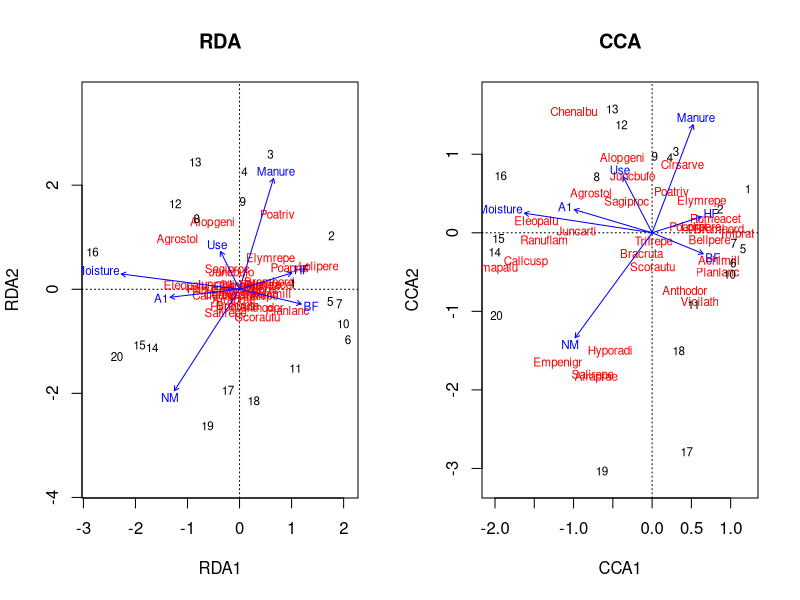
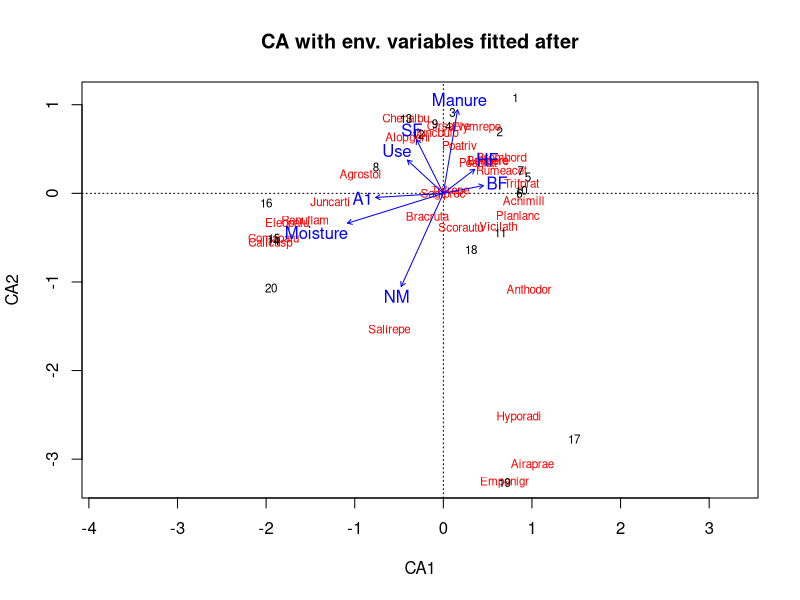
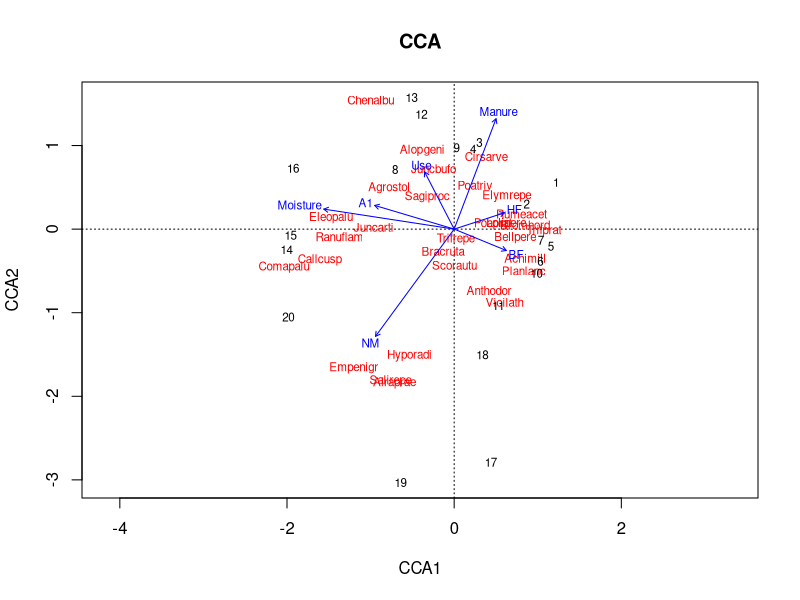
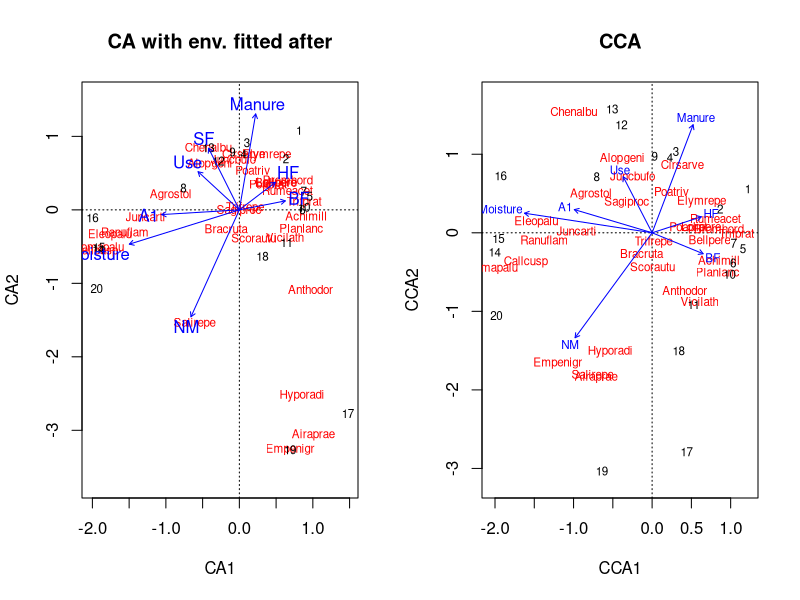
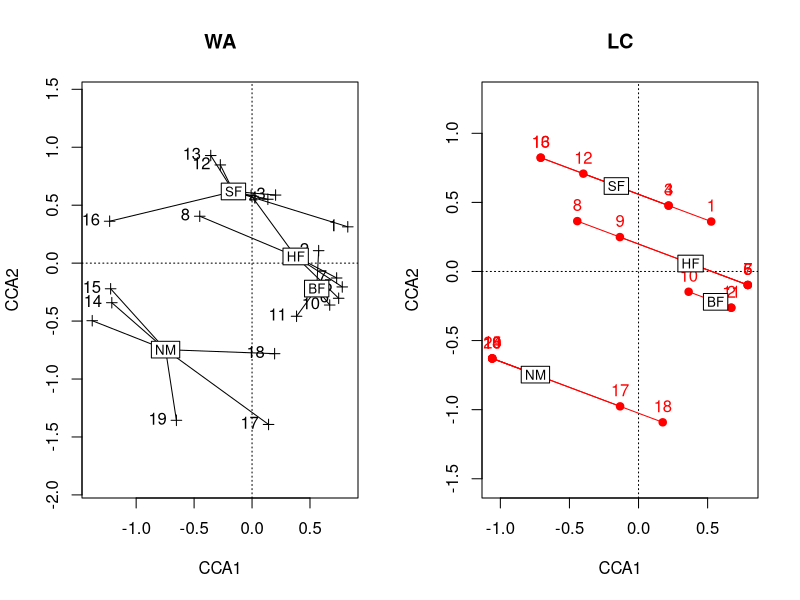
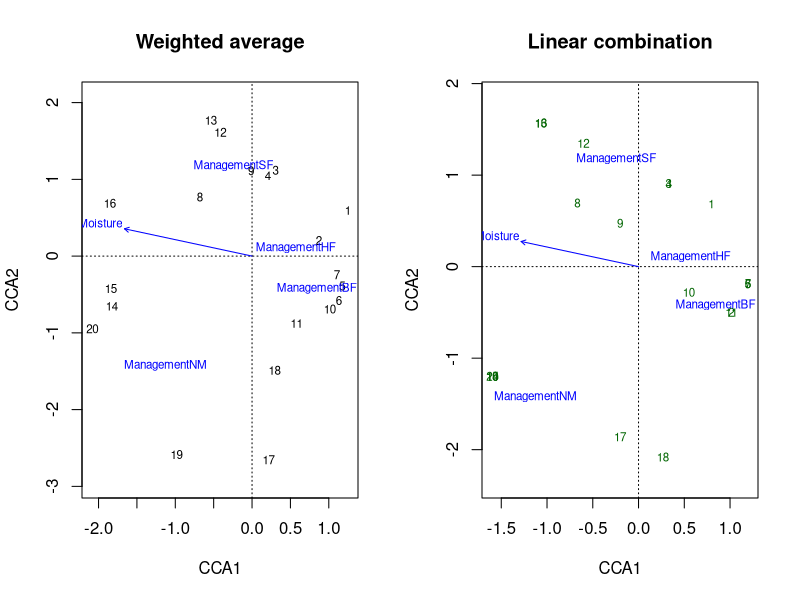
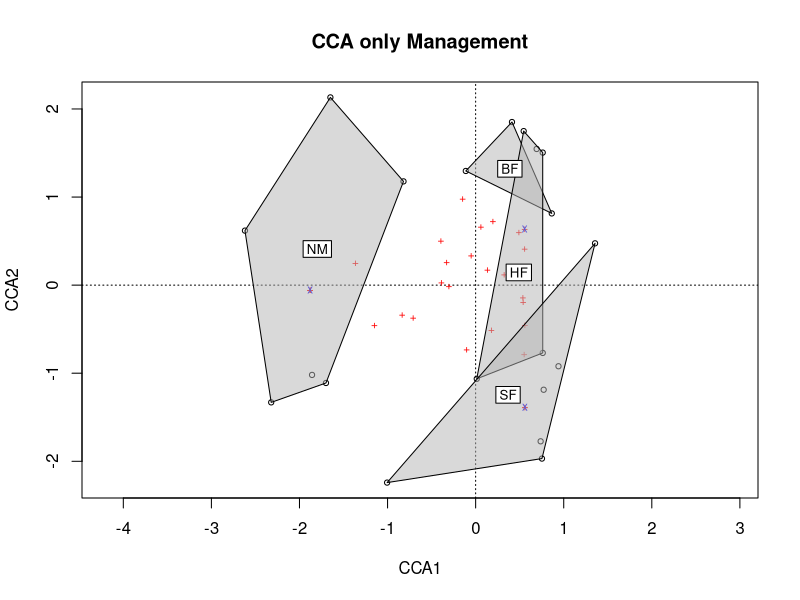
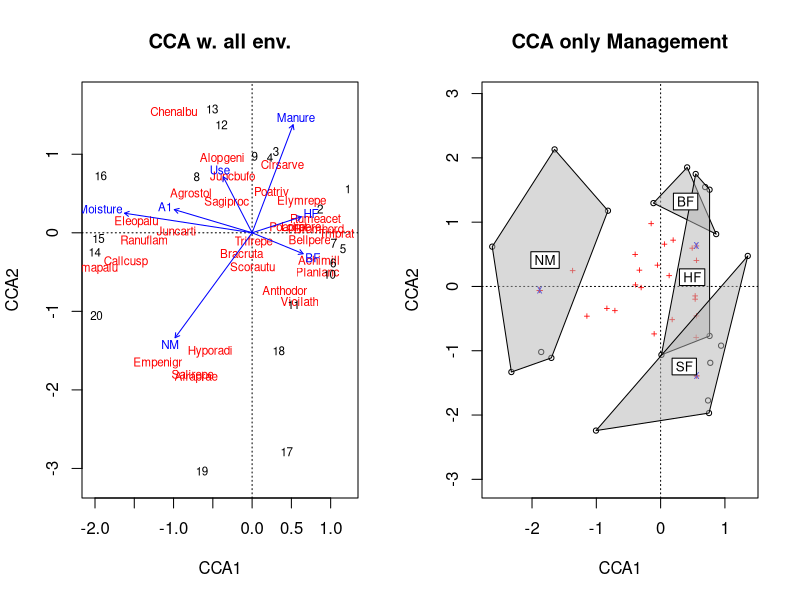

Generate these figures, in order, with R:
## ---- chunk 1
knitr::opts_chunk$set(echo = TRUE)
library(vegan)
library(tidyverse)
## ---- chunk 2
data("dune")
data("dune.env")
dummy_management <-
  as.data.frame(model.matrix(~ Management - 1, data = dune.env))
#add these to the dataset
dune.env.original <-
  dune.env #we keep a copy of the original version
dune.env <-
  dune.env %>% dplyr::select(A1, Moisture, Manure, Use) %>% cbind(., dummy_management)
dune.env$Moisture <-
  as.numeric(as.character(dune.env$Moisture)) #make numeric
dune.env$Manure <- as.numeric(as.character(dune.env$Manure))
dune.env$Use <- as.numeric(dune.env$Use)
#make column names shorter
dune.env <-
  dune.env %>% rename(BF = ManagementBF,
                      HF = ManagementHF,
                      NM = ManagementNM,
                      SF = ManagementSF)
# RDA
dune.rda <- rda(dune ~ . , dune.env)
summary(dune.rda)
anova(dune.rda)

# CCA
dune.cca <- cca(dune ~ . , dune.env)
summary(dune.cca)
anova(dune.cca)

#plots
par(mfrow = c(1, 2))
ordiplot(dune.rda, type = "text", main = "RDA")
ordiplot(dune.cca, type = "text", main = "CCA")
par(mfrow = c(1, 1))
## ---- chunk 3
# VIF for CCA 
dune.cca <- cca(dune ~ . , dune.env)
vif.cca <- vif.cca(dune.cca)
vif.cca
## ---- chunk 4
# CA with env. variables
dune.ca <- cca(dune)
fit <- envfit(dune.ca, dune.env, perm = 999)
fit
ordiplot(dune.ca,  type = "text", main = "CA with env. variables fitted after")
plot(fit)

#CCA
dune.cca <- cca(dune ~ . , dune.env)
dune.cca
ordiplot(dune.cca, type = "text", main = "CCA")

par(mfrow = c(1, 2))
ordiplot(dune.ca,  type = "text", main = "CA with env. fitted after")
plot(fit)
ordiplot(dune.cca, type = "text", main = "CCA")
par(mfrow = c(1, 1))
## ---- chunk 5
#### Illustration of difference between WA and LC scores

dune.env2 <- dune.env.original
dune.env2$Moisture<-as.numeric(dune.env$Moisture) #Set Moisture to numeric for the illustration of WA and LC

# Make a CCA with Management and Moisture as explanatory variables
cca.dune<-cca(dune~Management + Moisture, dune.env2)
# Look at the result
anova(cca.dune)
summary(eigenvals(cca.dune))

# Make two plots, one with weighted average (WA) and one with Linear Combination (LC) to calculate the site scores. 
par(mfrow= c(1,2)) # To get two plots beside each other
plot(cca.dune, type = "n", display = c("wa"), scaling = "sites", main = "WA", pch = 3)
points(cca.dune, display = c("wa"), scaling = "sites", pch = 3)
text(cca.dune, display = "wa", scaling = "sites", pos = 2)
ordispider(cca.dune, dune.env2$Management, col = "black", label= TRUE, scaling = "sites", display = "wa")

plot(cca.dune, type = "n", display = c("lc"), scaling = "sites", main = "LC", pch = 3)
points(cca.dune, display = c("lc"), scaling = "sites", col = "red", pch = 19)
text(cca.dune, display = "lc", col = "red", scaling = "sites", pos = 3)
ordispider(cca.dune, dune.env2$Management, col = "red", label= TRUE, scaling = "sites", display = "lc")
par(mfrow= c(1,1))

# Same as above, but here with sites and species
par(mfrow= c(1,2))
plot(cca.dune, display = c("wa", "cn"), scaling = "species", main = "Weighted average")
plot(cca.dune, display = c("lc", "cn"), scaling = "species", main = "Linear combination")
par(mfrow= c(1,1))

## ---- chunk 6
# CCA using only Management as the environmental variable
dune.ccaMN <- cca(dune ~ Management , dune.env.original)
summary(dune.ccaMN)
# Permutation test on CCA
MCperm <- permutest(dune.ccaMN, permutations=999)
MCperm
# Plot the ordination with only Management
ordiplot(dune.ccaMN, type = "points", main = "CCA only Management")
ordihull(dune.ccaMN,groups = dune.env.original$Management,draw = "polygon",col = "grey70", label = T)

par(mfrow =c(1,2))
ordiplot(dune.cca, type="text", main="CCA w. all env.")
ordiplot(dune.ccaMN, type = "points", main = "CCA only Management")
ordihull(dune.ccaMN,groups = dune.env.original$Management,draw = "polygon",col = "grey70", label = T)
par(mfrow =c(1,2))
## ---- chunk 7
# CCA using A1 and moisture as the environmental variable
dune.ccaA1ms <- cca(dune, dune.env[,1:2])
summary(dune.ccaA1ms)
# Permutation test on CCA
MCpermA1ms <- permutest(dune.ccaA1ms, permutations=999)
MCpermA1ms 
# Plot the ordination
ordiplot(dune.ccaA1ms, type="text", main="CCA A1 and moisture")

## ---- chunk 8
#This partials out the effect of A1 and Moisture before analysing the effects of management
MN.cca <-
  cca(dune ~ Management + Condition(A1 + Moisture), data = dune.env.original)
summary(MN.cca)
#permutation test
permutest(MN.cca, permutations = 999)
# Plot the ordination
ordiplot(MN.cca, type = "points")
ordihull(
  MN.cca,
  groups = dune.env.original$Management,
  draw = "polygon",
  col = "grey70",
  label = T
)
## ---- chunk 9
#This partials out the effect of A1, Moisture, and Manure before analysing the effects of management
MN.cca2 <-
  cca(dune ~ Management + Condition(A1 + Moisture + Manure), data = dune.env.original)
summary(MN.cca2)
#permutation test
permutest(MN.cca2, permutations = 999)

# Plot the ordination
ordiplot(MN.cca2, type = "points")
ordihull(
  MN.cca2,
  groups = dune.env.original$Management,
  draw = "polygon",
  col = "grey70",
  label = T
)

# Are Management and Manure correlated, check visually
# Make a boxplot manure~Management!
## ---- chunk 10
# A first CCA with all environmental variables
cca.dune.all <-
  cca(dune ~ ., data = dune.env) # the dot after the tilde (~) means "include all from data"
anova(cca.dune.all) # Test overall significance of the explanatory variables. If not significant no need to proceed with step wise selection
adjR2.cca.dune <-
  RsquareAdj(cca.dune.all)$adj.r.squared # How much the adjusted R2 explains when all variables in dune.env are included
adjR2.cca.dune

# A null model with only intercept, needed for the step wise selection
cca.dune.0 <-
  cca(dune ~ 1, data = dune.env) # model containing only species matrix and intercept

# The step wise selection, based on R2
sel.env.dune <-
  ordiR2step(
    cca.dune.0,
    scope = formula (cca.dune.all),
    R2scope = adjR2.cca.dune,
    direction = 'forward',
    permutations = 999
  )
sel.env.dune
sel.env.dune$anova
ordiplot(sel.env.dune)
## ---- chunk 11
sel.env.dune_adj <- sel.env.dune
sel.env.dune_adj$anova$`Pr(>F)` <- p.adjust(sel.env.dune$anova$`Pr(>F)`, method = 'holm', n = ncol(dune.env)) # 7 other methods available
sel.env.dune_adj$anova
